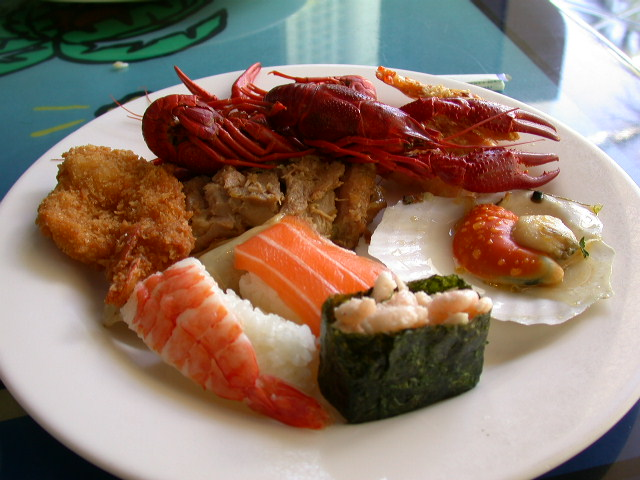
//> input picture PDI/5/sushi.jpg, 640 x 480 px
$ ./morfologia_abertura sushi.jpg   (built with g++ and OpenCV 4)
//> lines starting //> are read from the running program, lines starting //| are printed output that depends on the picture
#include <iostream>
#include <opencv2/opencv.hpp>

int main(int argc, char** argv) {
    cv::Mat image, abertura;
    cv::Mat str;

    if (argc != 2) {
        std::cout << "morfologia entrada saida\n";
        return -1;
    }

    image = cv::imread(argv[1], cv::IMREAD_UNCHANGED);
//> image is the input picture: 480 rows x 640 cols, CV_8UC3; mean B, G, R 106.3, 120.1, 142.2

    if (image.empty()) {
        std::cout << "Erro ao carregar a imagem: " << argv[1] << std::endl;
        return -1;
    }

    str = cv::getStructuringElement(cv::MORPH_RECT, cv::Size(3, 12));

    cv::morphologyEx(image, abertura, cv::MORPH_OPEN, str);
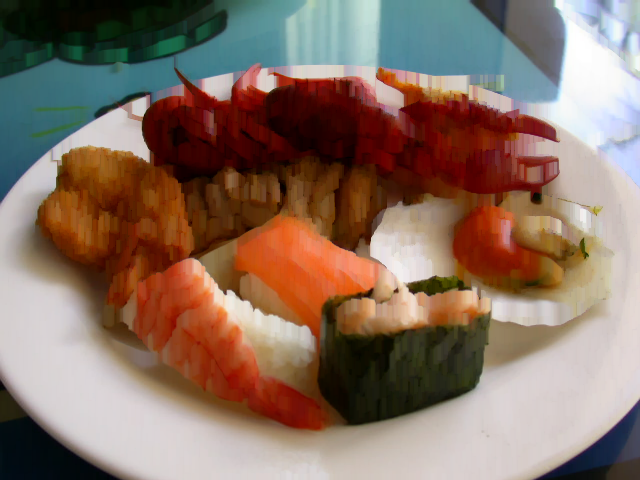
//> abertura: 480 rows x 640 cols, CV_8UC3; mean B, G, R 99, 112.7, 135.7

    cv::Mat matArray[] = {image, abertura};
    cv::hconcat(matArray, 2, image);
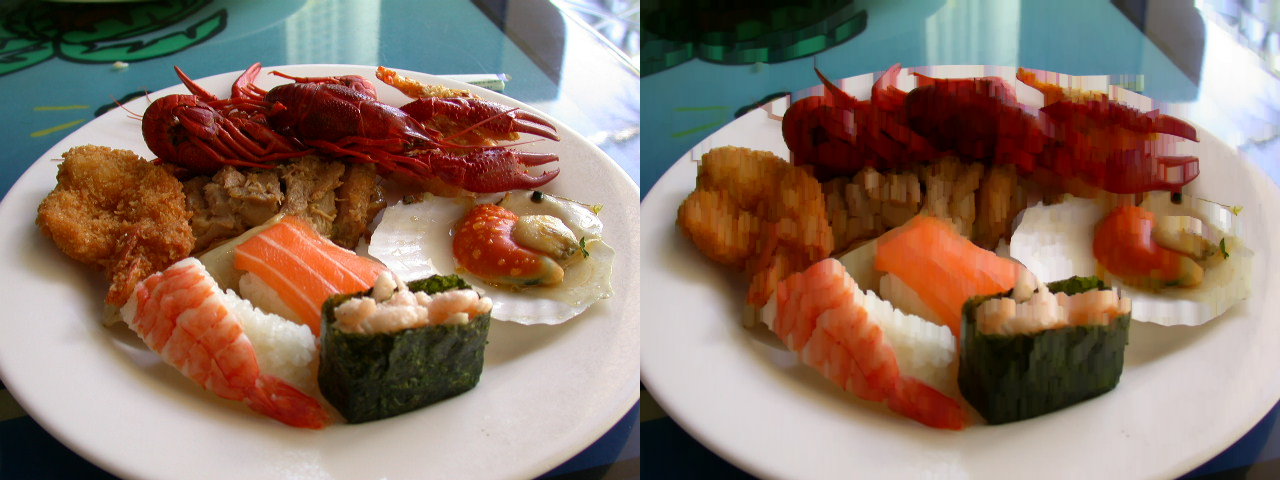
//> image: 480 rows x 1280 cols, CV_8UC3; mean B, G, R 102.6, 116.4, 138.9

    cv::imwrite("079.png", image);

    cv::waitKey();
    return 0;
}
